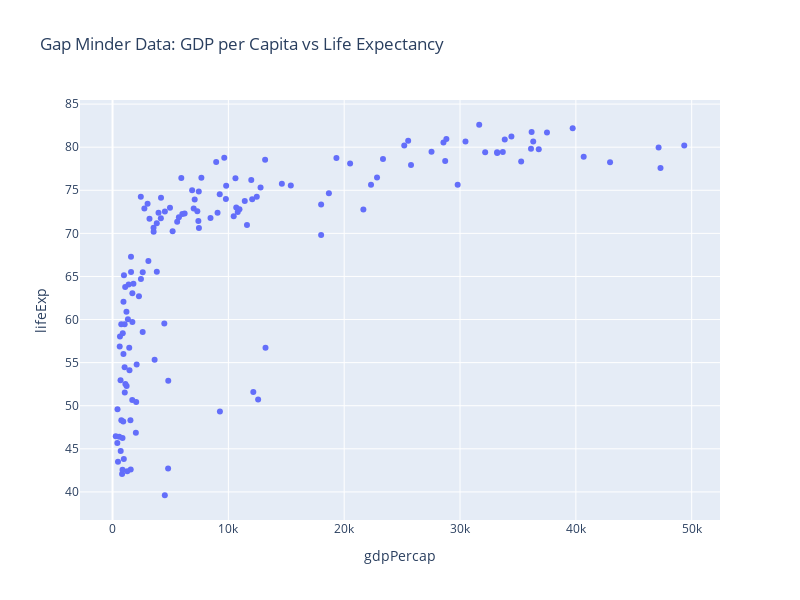

Here is the notebook cell this chart was saved with:
### Markdown cell above
3. Customise the size of the figure by using the inputs `height` and `width`. Both have to be integers and correspond to the size of the figure in pixels.

### Code cell
fig = px.scatter(df, x='gdpPercap', y ='lifeExp', 
                 height=600, width=800,
                 title='Gap Minder Data: GDP per Capita vs Life Expectancy')
fig.show()

### Figure 1 — Plotly figure (JSON) as saved in the notebook; plotly's stock layout.template omitted (floating-point values rounded to 4 significant figures; data arrays with more than 128 entries replaced by an {"elided": "..."} marker saying what was removed)
{"data": [{"hovertemplate": "gdpPercap=%{x}<br>lifeExp=%{y}<extra></extra>", "legendgroup": "", "marker": {"color": "#636efa", "symbol": "circle"}, "mode": "markers", "name": "", "orientation": "v", "showlegend": false, "type": "scatter", "x": {"elided": "142 float values"}, "xaxis": "x", "y": {"elided": "142 float values"}, "yaxis": "y"}], "layout": {"height": 600, "legend": {"tracegroupgap": 0}, "title": {"text": "Gap Minder Data: GDP per Capita vs Life Expectancy"}, "width": 800, "xaxis": {"anchor": "y", "domain": [0, 1], "title": {"text": "gdpPercap"}}, "yaxis": {"anchor": "x", "domain": [0, 1], "title": {"text": "lifeExp"}}}}
